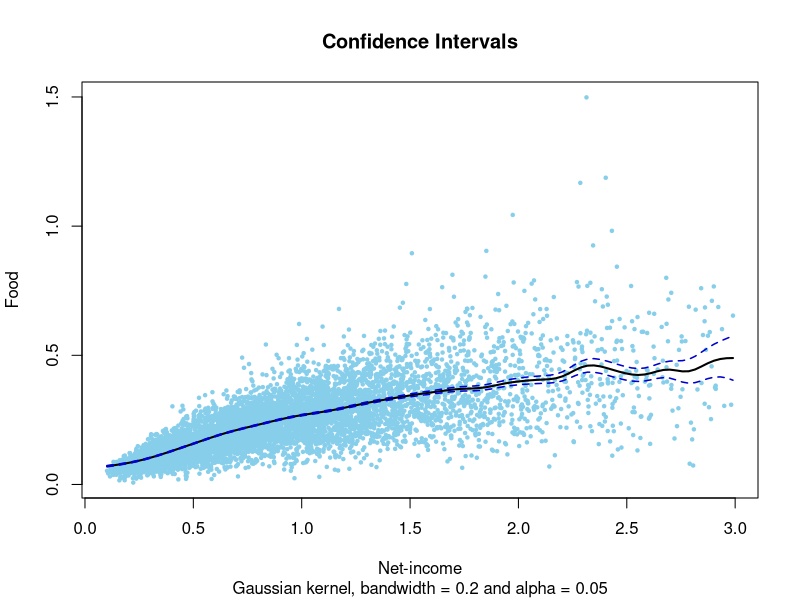

Write R code to recreate this figure.

# clear variables and close windows
rm(list = ls(all = TRUE))
graphics.off()

regci = function(x, h, alpha) {
    x = as.matrix(x)
    if (ncol(x) != 2) {
        stop("regci: cols(x) <> 2")
    }
    if (missing(h)) {
        h = (max(x[, 1]) - min(x[, 1]))/5
    }
    if (missing(alpha)) {
        alpha = 0.05  # default confidence level is 0.05    
    }
    # parameters for normal Kernel from Canonical Bandwidth
    dK = 0.77639
    cK = 0.28209
    mK = 1
    n = nrow(x)
    mh = ksmooth(x[, 1], x[, 2], bandwidth = h, kernel = "normal", n.points = 100)
    sh = ksmooth(x[, 1], (x[, 2]^2), bandwidth = h, kernel = "normal", n.points = 100)
    sh = sh$y - mh$y^2  # estimate for var(x[,2]|x[,1])
    fh = density(x[, 1], bw = h, cut = 1, kernel = "gaussian", n = 100)
    calpha = qnorm(1 - alpha/2)
    mrg = calpha * sqrt(cK * sh/((n * h) * fh$y))
    clo = cbind(mh$x, (mh$y - mrg))
    cup = cbind(mh$x, (mh$y + mrg))
    return(list(mh = cbind(mh$x, mh$y), clo = clo, cup = cup))
}

# load data
x = read.table("agg73sh.dat")
x = x[, c(1, 4)]

h = 0.2  # bandwidth
alpha = 0.05  # 1-alpha confidence level
est = regci(x, h, alpha)  # estimation of pointwise confidence intervals

# plot
plot(x, type = "n", xlab = "Net-income", ylab = "Food", main = "Confidence Intervals", 
    sub = paste("Gaussian kernel, bandwidth =", h, "and alpha =", alpha))
points(x, col = "skyblue", pch = 20, cex = 0.7)
lines(est$mh, lwd = 2)
lines(est$clo, lwd = 1.5, col = "blue3", lty = "dashed")
lines(est$cup, lwd = 1.5, col = "blue3", lty = "dashed")
